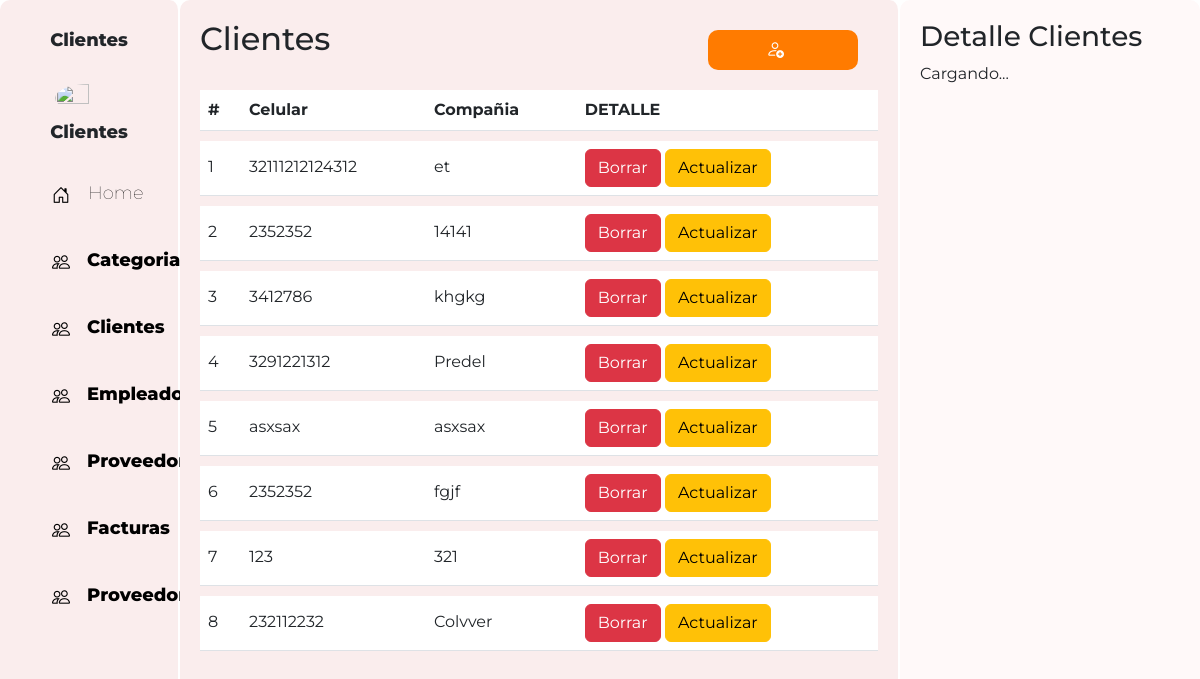
The page /Clientes/clientes.php on the database its author committed.
### tables this page shows
CREATE TABLE clientes(
  clienteId INT PRIMARY KEY AUTO_INCREMENT NOT NULL,
  celular VARCHAR (50)NOT NULL,
  compañia VARCHAR(50) NOT NULL
);

### Config/config.php (called while the page is built, shortened)
<?php
    class Conexion{
        public function __construct($dbCnx){
            $this->dbCnx = new PDO(DB_TYPE.":host=".DB_HOST.";dbname=".DB_NAME, DB_USER, DB_PWD, [PDO::ATTR_DEFAULT_FETCH_MODE => PDO::FETCH_ASSOC] );
        }
    }
?>

### Clientes/configClientes.php (called while the page is built, shortened)
<?php
    require_once("../Config/config.php");
    class Cliente extends Conexion{
        public function selectAll(){
            try {
                $stm= $this->dbCnx->prepare("SELECT * FROM clientes;");
                $stm->execute();
                return $stm->fetchAll();
            } catch (Exception $e) {
                return $e->getMessage();
            }
        }
    }
?>

### Clientes/clientes.php (the view, shortened to what this page needs)
<?php
    require_once('configClientes.php');
    $data= new Cliente();
    $all= $data ->selectAll();
?>
<!DOCTYPE html>
<html>
<head>
  <link rel="stylesheet" href="https://cdn.jsdelivr.net/npm/bootstrap-icons@1.10.5/font/bootstrap-icons.css">
  <link href="https://cdn.jsdelivr.net/npm/bootstrap@5.3.0-alpha3/dist/css/bootstrap.min.css" rel="stylesheet"
>
  <link rel="stylesheet" type="text/css" href="css/estudiantes.css">
</head>
<body>
  <div class="contenedor">
    <div class="parte-izquierda">
      <div class="perfil">
        <h3 style="margin-bottom: 2rem;">Clientes</h3>
        <img src="./img/ilustracion-vectorial-de-dibujos-animados-presentacion-de-alimentos-vendedor-de-helados-t6hr2e.jpg" alt="" class="imagenPerfil">
        <h3>Clientes</h3>
      </div>
      <div class="menus">
      <a href="../Categorias/superMarket.php" style="display: flex;gap:2px;">
          <i class="bi bi-house-door"> </i>
          <h3 style="margin: 0px;">Home</h3>
        </a>
        <a href="../Categorias/superMarket.php" style="display: flex;gap:1px;">
          <i class="bi bi-people"></i>
          <h3 style="margin: 0px;font-weight: 800;">Categorias</h3>
        </a>
        <a href="../Clientes/clientes.php" style="display: flex;gap:1px;">
          <i class="bi bi-people"></i>
          <h3 style="margin: 0px;font-weight: 800;">Clientes</h3>
        </a>
        <a href="../Empleados/empleados.php" style="display: flex;gap:1px;">
          <i class="bi bi-people"></i>
          <h3 style="margin: 0px;font-weight: 800;">Empleados</h3>
        </a>
        <a href="../Proveedores/proveedores.php" style="display: flex;gap:1px;">
          <i class="bi bi-people"></i>
          <h3 style="margin: 0px;font-weight: 800;">Proveedores</h3>
        </a>
        <a href="../Facturas/facturas.php" style="display: flex;gap:1px;">
          <i class="bi bi-people"></i>
          <h3 style="margin: 0px;font-weight: 800;">Facturas</h3>
        </a>
        <a href="../Productos/productos.php" style="display: flex;gap:1px;">
          <i class="bi bi-people"></i>
          <h3 style="margin: 0px;font-weight: 800;">Proveedores</h3>
        </a>
      </div>
    </div>
    <div class="parte-media">
      <div style="display: flex; justify-content: space-between;">
        <h2>Clientes</h2>
        <button class="btn-m" data-bs-toggle="modal" data-bs-target="#registrarEstudiantes"><i class="bi bi-person-add " style="color: rgb(255, 255, 255);" ></i></button>
      </div>
      <div class="menuTabla contenedor2">
        <table class="table table-custom ">
          <thead>
            <tr>
              <th scope="col">#</th>
              <th scope="col">Celular</th>
              <th scope="col">Compañia</th>
              <th scope="col">DETALLE</th>
            </tr>
          </thead>
          <tbody class="" id="tabla">
            <?php
              foreach($all as $Key=> $val ){
            ?>
            <tr>
              <td><?php echo $val['clienteId']?> </td>
              <td><?php echo $val['celular']?> </td>
              <td><?php echo $val['compañia']?> </td>
              <td>
                  <a class="btn btn-danger" href="borrar.php?clienteId=<?=$val['clienteId']?>&req=delete">Borrar</a>
                  <a class="btn btn-warning" href="actualizar.php?clienteId=<?=$val['clienteId']?>">Actualizar</a>
              </td>
            </tr>
            <?php }; ?>
          </tbody>
        </table>
      </div>
    </div>
    <div class="parte-derecho " id="detalles">
      <h3>Detalle Clientes</h3>
      <p>Cargando...</p>
    </div>
</body>
</html>

### Clientes/css/estudiantes.css (style rules this page uses)
body { font-family: 'Montserrat', sans-serif; height: 100%; overflow: hidden; }
.contenedor { display: flex; flex-direction: row; height: 100vh; margin: 0; }
.contenedor2 { overflow: auto; height: calc(100vh - 100px); }
.parte-media { background-color: #faeded; width: 60%; padding: 20px; border-radius: 10px; border-right: 2px solid rgb(255, 255, 255); }
.parte-derecho { background-color: #fff9f9; width: 25%; padding: 20px; border-radius: 10px; }
.imagenPerfil { border-radius: 100%; width: 50%; height: 50%; }
.perfil { display: flex; justify-content: center; align-items: center; flex-direction: column; font-size:large; font-weight: 800; }
.perfil h3 { font-size:large; font-weight: 800; margin-top: 10px; }
a { text-decoration: none; font-weight: lighter; color: black; }
.menus { padding-left: 2rem; margin-top: 2rem; display: flex; flex-direction: column; justify-content: center; gap: 40px; }
.menus h3 { font-weight: lighter; font-size:large }
i { margin-right: 1rem; font-size: large; }
.btn-m { border: none; background: none; box-shadow: none; outline: none; margin: 10px 20px 10px 20px; width: 150px; height: 40px; object-fit: cover; background-color: rgb(255, 123, 0); text-decoration: none; border-radius: 10PX; color: #fff9f9; font-weight: 800; }
.table>tbody { vertical-align: sub !important; }
.table-custom { border-collapse: separate; border-spacing: 0 10px; }
.table-custom tbody tr { background-color: #f0f0f0; border-radius: 15px; }
.parte-izquierda { background-color: #faeded; width: 15%; border-right: 2px solid rgb(255, 255, 255); padding: 20px; border-radius: 10px; }

### rows shown on the page
clientes: clienteId "1", celular "32111212124312", compañia "et"
clientes: clienteId "2", celular "2352352", compañia "14141"
clientes: clienteId "3", celular "3412786", compañia "khgkg"
clientes: clienteId "4", celular "3291221312", compañia "Predel"
clientes: clienteId "5", celular "asxsax", compañia "asxsax"
clientes: clienteId "6", celular "2352352", compañia "fgjf"
clientes: clienteId "7", celular "123", compañia "321"
clientes: clienteId "8", celular "232112232", compañia "Colvver"
